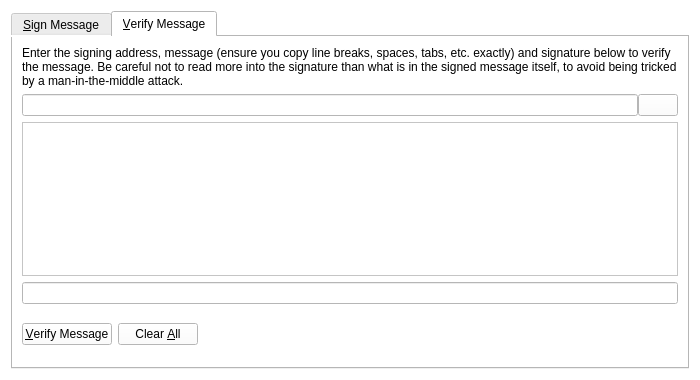
<?xml version="1.0" encoding="UTF-8"?>
<ui version="4.0">
 <class>SignVerifyMessageDialog</class>
 <widget class="QDialog" name="SignVerifyMessageDialog">
  <property name="geometry">
   <rect>
    <x>0</x>
    <y>0</y>
    <width>700</width>
    <height>380</height>
   </rect>
  </property>
  <property name="windowTitle">
   <string>Signatures - Sign / Verify a Message</string>
  </property>
  <property name="styleSheet">
   <string notr="true">background-color: rgb(255, 255, 255);</string>
  </property>
  <property name="modal">
   <bool>true</bool>
  </property>
  <layout class="QVBoxLayout" name="verticalLayout">
   <item>
    <widget class="QTabWidget" name="tabWidget">
     <property name="currentIndex">
      <number>1</number>
     </property>
     <widget class="QWidget" name="tabSignMessage">
      <attribute name="title">
       <string>&amp;Sign Message</string>
      </attribute>
      <layout class="QVBoxLayout" name="verticalLayout_SM">
       <item>
        <widget class="QLabel" name="infoLabel_SM">
         <property name="text">
          <string>You can sign messages with your addresses to prove you own them. Be careful not to sign anything vague, as phishing attacks may try to trick you into signing your identity over to them. Only sign fully-detailed statements you agree to.</string>
         </property>
         <property name="textFormat">
          <enum>Qt::PlainText</enum>
         </property>
         <property name="wordWrap">
          <bool>true</bool>
         </property>
        </widget>
       </item>
       <item>
        <layout class="QHBoxLayout" name="horizontalLayout_1_SM">
         <property name="spacing">
          <number>0</number>
         </property>
         <item>
          <widget class="QValidatedLineEdit" name="addressIn_SM">
           <property name="toolTip">
            <string>The address to sign the message with (e.g. F96m4dNBqCLh7ZYceQnLG7uPuva5mochZK)</string>
           </property>
           <property name="maxLength">
            <number>34</number>
           </property>
          </widget>
         </item>
         <item>
          <widget class="QPushButton" name="addressBookButton_SM">
           <property name="toolTip">
            <string>Choose an address from the address book</string>
           </property>
           <property name="text">
            <string/>
           </property>
           <property name="icon">
            <iconset resource="../bitcoin.qrc">
             <normaloff>:/icons/address-book</normaloff>:/icons/address-book</iconset>
           </property>
           <property name="shortcut">
            <string>Alt+A</string>
           </property>
           <property name="autoDefault">
            <bool>false</bool>
           </property>
          </widget>
         </item>
         <item>
          <widget class="QPushButton" name="pasteButton_SM">
           <property name="toolTip">
            <string>Paste address from clipboard</string>
           </property>
           <property name="text">
            <string/>
           </property>
           <property name="icon">
            <iconset resource="../bitcoin.qrc">
             <normaloff>:/icons/editpaste</normaloff>:/icons/editpaste</iconset>
           </property>
           <property name="shortcut">
            <string>Alt+P</string>
           </property>
           <property name="autoDefault">
            <bool>false</bool>
           </property>
          </widget>
         </item>
        </layout>
       </item>
       <item>
        <widget class="QPlainTextEdit" name="messageIn_SM">
         <property name="toolTip">
          <string>Enter the message you want to sign here</string>
         </property>
        </widget>
       </item>
       <item>
        <layout class="QHBoxLayout" name="horizontalLayout_2_SM">
         <property name="spacing">
          <number>0</number>
         </property>
         <item>
          <widget class="QLineEdit" name="signatureOut_SM">
           <property name="font">
            <font>
             <italic>true</italic>
            </font>
           </property>
           <property name="readOnly">
            <bool>true</bool>
           </property>
          </widget>
         </item>
         <item>
          <widget class="QPushButton" name="copySignatureButton_SM">
           <property name="toolTip">
            <string>Copy the current signature to the system clipboard</string>
           </property>
           <property name="text">
            <string/>
           </property>
           <property name="icon">
            <iconset resource="../bitcoin.qrc">
             <normaloff>:/icons/editcopy</normaloff>:/icons/editcopy</iconset>
           </property>
           <property name="autoDefault">
            <bool>false</bool>
           </property>
          </widget>
         </item>
        </layout>
       </item>
       <item>
        <layout class="QHBoxLayout" name="horizontalLayout_3_SM">
         <item>
          <widget class="QPushButton" name="signMessageButton_SM">
           <property name="toolTip">
            <string>Sign the message to prove you own this StreamCoin address</string>
           </property>
           <property name="text">
            <string>&amp;Sign Message</string>
           </property>
           <property name="icon">
            <iconset resource="../bitcoin.qrc">
             <normaloff>:/icons/edit</normaloff>:/icons/edit</iconset>
           </property>
           <property name="autoDefault">
            <bool>false</bool>
           </property>
          </widget>
         </item>
         <item>
          <widget class="QPushButton" name="clearButton_SM">
           <property name="toolTip">
            <string>Reset all sign message fields</string>
           </property>
           <property name="text">
            <string>Clear &amp;All</string>
           </property>
           <property name="icon">
            <iconset resource="../bitcoin.qrc">
             <normaloff>:/icons/remove</normaloff>:/icons/remove</iconset>
           </property>
           <property name="autoDefault">
            <bool>false</bool>
           </property>
          </widget>
         </item>
         <item>
          <spacer name="horizontalSpacer_1_SM">
           <property name="orientation">
            <enum>Qt::Horizontal</enum>
           </property>
           <property name="sizeHint" stdset="0">
            <size>
             <width>40</width>
             <height>48</height>
            </size>
           </property>
          </spacer>
         </item>
         <item>
          <widget class="QLabel" name="statusLabel_SM">
           <property name="font">
            <font>
             <weight>75</weight>
             <bold>true</bold>
            </font>
           </property>
           <property name="text">
            <string/>
           </property>
           <property name="wordWrap">
            <bool>true</bool>
           </property>
          </widget>
         </item>
         <item>
          <spacer name="horizontalSpacer_2_SM">
           <property name="orientation">
            <enum>Qt::Horizontal</enum>
           </property>
           <property name="sizeHint" stdset="0">
            <size>
             <width>40</width>
             <height>48</height>
            </size>
           </property>
          </spacer>
         </item>
        </layout>
       </item>
      </layout>
     </widget>
     <widget class="QWidget" name="tabVerifyMessage">
      <attribute name="title">
       <string>&amp;Verify Message</string>
      </attribute>
      <layout class="QVBoxLayout" name="verticalLayout_VM">
       <item>
        <widget class="QLabel" name="infoLabel_VM">
         <property name="text">
          <string>Enter the signing address, message (ensure you copy line breaks, spaces, tabs, etc. exactly) and signature below to verify the message. Be careful not to read more into the signature than what is in the signed message itself, to avoid being tricked by a man-in-the-middle attack.</string>
         </property>
         <property name="textFormat">
          <enum>Qt::PlainText</enum>
         </property>
         <property name="alignment">
          <set>Qt::AlignLeading|Qt::AlignLeft|Qt::AlignTop</set>
         </property>
         <property name="wordWrap">
          <bool>true</bool>
         </property>
        </widget>
       </item>
       <item>
        <layout class="QHBoxLayout" name="horizontalLayout_1_VM">
         <property name="spacing">
          <number>0</number>
         </property>
         <item>
          <widget class="QValidatedLineEdit" name="addressIn_VM">
           <property name="toolTip">
            <string>The address the message was signed with (e.g. F96m4dNBqCLh7ZYceQnLG7uPuva5mochZK)</string>
           </property>
           <property name="maxLength">
            <number>34</number>
           </property>
          </widget>
         </item>
         <item>
          <widget class="QPushButton" name="addressBookButton_VM">
           <property name="toolTip">
            <string>Choose an address from the address book</string>
           </property>
           <property name="text">
            <string/>
           </property>
           <property name="icon">
            <iconset resource="../bitcoin.qrc">
             <normaloff>:/icons/address-book</normaloff>:/icons/address-book</iconset>
           </property>
           <property name="shortcut">
            <string>Alt+A</string>
           </property>
           <property name="autoDefault">
            <bool>false</bool>
           </property>
          </widget>
         </item>
        </layout>
       </item>
       <item>
        <widget class="QPlainTextEdit" name="messageIn_VM"/>
       </item>
       <item>
        <widget class="QValidatedLineEdit" name="signatureIn_VM"/>
       </item>
       <item>
        <layout class="QHBoxLayout" name="horizontalLayout_2_VM">
         <item>
          <widget class="QPushButton" name="verifyMessageButton_VM">
           <property name="toolTip">
            <string>Verify the message to ensure it was signed with the specified StreamCoin address</string>
           </property>
           <property name="text">
            <string>&amp;Verify Message</string>
           </property>
           <property name="icon">
            <iconset resource="../bitcoin.qrc">
             <normaloff>:/icons/transaction_0</normaloff>:/icons/transaction_0</iconset>
           </property>
           <property name="autoDefault">
            <bool>false</bool>
           </property>
          </widget>
         </item>
         <item>
          <widget class="QPushButton" name="clearButton_VM">
           <property name="toolTip">
            <string>Reset all verify message fields</string>
           </property>
           <property name="text">
            <string>Clear &amp;All</string>
           </property>
           <property name="icon">
            <iconset resource="../bitcoin.qrc">
             <normaloff>:/icons/remove</normaloff>:/icons/remove</iconset>
           </property>
           <property name="autoDefault">
            <bool>false</bool>
           </property>
          </widget>
         </item>
         <item>
          <spacer name="horizontalSpacer_1_VM">
           <property name="orientation">
            <enum>Qt::Horizontal</enum>
           </property>
           <property name="sizeHint" stdset="0">
            <size>
             <width>40</width>
             <height>48</height>
            </size>
           </property>
          </spacer>
         </item>
         <item>
          <widget class="QLabel" name="statusLabel_VM">
           <property name="font">
            <font>
             <weight>75</weight>
             <bold>true</bold>
            </font>
           </property>
           <property name="text">
            <string/>
           </property>
           <property name="wordWrap">
            <bool>true</bool>
           </property>
          </widget>
         </item>
         <item>
          <spacer name="horizontalSpacer_2_VM">
           <property name="orientation">
            <enum>Qt::Horizontal</enum>
           </property>
           <property name="sizeHint" stdset="0">
            <size>
             <width>40</width>
             <height>48</height>
            </size>
           </property>
          </spacer>
         </item>
        </layout>
       </item>
      </layout>
     </widget>
    </widget>
   </item>
  </layout>
 </widget>
 <customwidgets>
  <customwidget>
   <class>QValidatedLineEdit</class>
   <extends>QLineEdit</extends>
   <header>qvalidatedlineedit.h</header>
  </customwidget>
 </customwidgets>
 <resources>
  <include location="../bitcoin.qrc"/>
 </resources>
 <connections/>
</ui>
